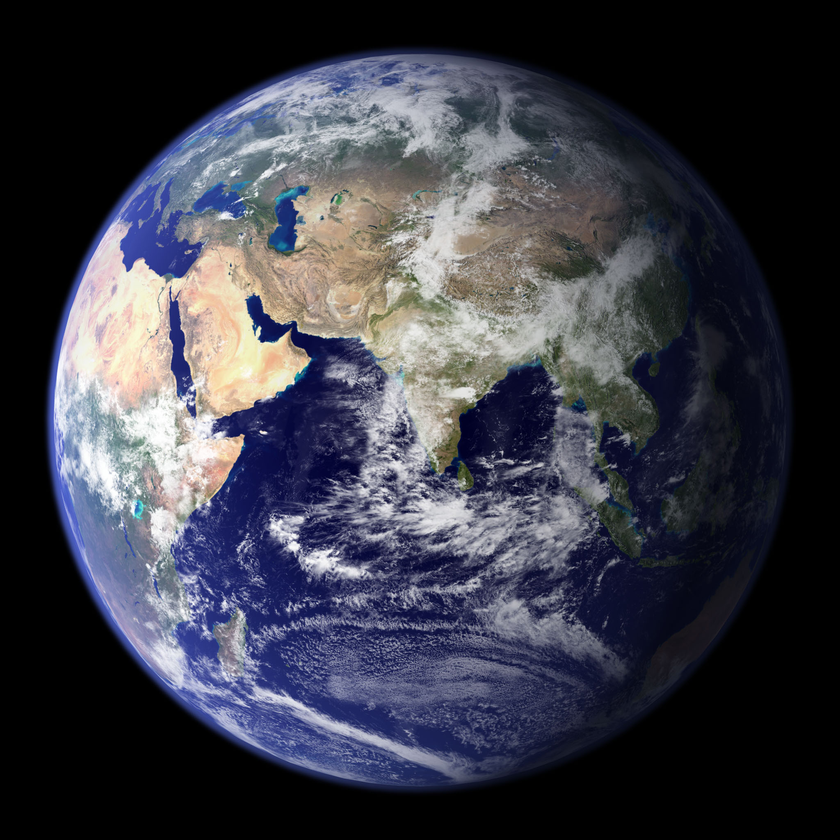
#> input picture T1/images/Earth.tiff, 840 x 840 px, shrunk from 2048 x 2048 before the run
$ python filtro_geometrico.py images/Earth.tiff
#> lines starting #> are read from the running program, lines starting #| are printed output that depends on the picture
import sys
import numpy as np
import matplotlib.pyplot as plt

def filtro_geometrico(img_path, filter_size):
    """
    Desc.: Implemeta o filtro de média geométrica.
    I: O caminho de uma imagem(img_path), o tamanho do filtro(filter_size)
    O: A imagem X resultante da aplicação do filtro.
    """
#> called with img_path = 'images/Earth.tiff', filter_size = 5
    filter_size_ext = filter_size // 2

    img = plt.imread(img_path)
#> img is the input picture: shape (840, 840, 3); mean R, G, B 58.7, 59.7, 70.5
    num_rows, num_cols = img.shape[:2]
#> num_rows = 840; num_cols = 840
    dim = img.shape[2] if (len(img.shape) == 3) else 1
#> dim = 3

    # Extendendo a borda da imagem utilizando a técnica "wraparound".
    img_ext = np.pad(img, (filter_size_ext, filter_size_ext), mode='wrap')

    # Essa variável armazenará a imagem resultante. Não deve ser float64 (padrão), mas sim uint8...
    img_filtered = np.zeros((num_rows, num_cols, dim), dtype=np.uint8)

    # O coeficiente da raíz da média geométrica
    exp_root = 1 / (filter_size ** 2)

    # Para imagens coloridas, temos de calcular a suavização para os 3 níveis RGB, senão a trasparência...
    if len(img.shape) >= 3:
        for i in range(dim):
            for row in range(num_rows):
                for col in range(num_cols):
                    mult = np.product(img_ext[row:row + filter_size,
                                      col:col + filter_size, i],
                                      dtype=np.longdouble)
                    img_filtered[row, col, i] = int(mult**exp_root)
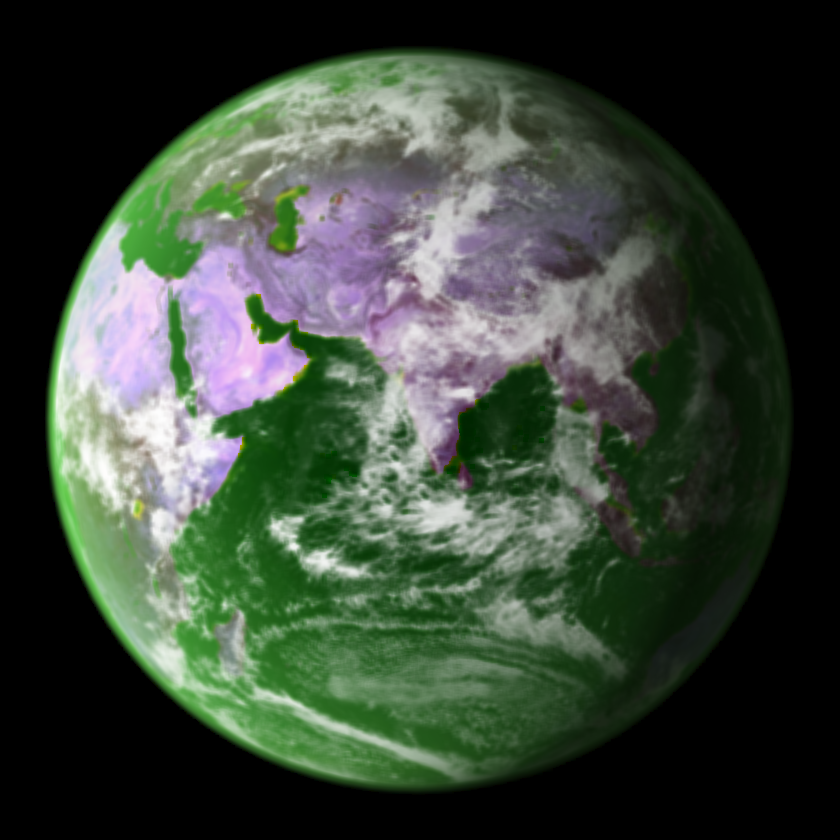
#> img_filtered: shape (840, 840, 3); mean of channels 0, 1, 2 58.2, 69.5, 56.9; drawn as R, G, B

        # Exibindo imagem resultante.
        plt.imshow(img_filtered, vmin=0, vmax=255)

    # Já em caso de imagens monocromáticas, uma única dimensão deve ser processada.
    else:
        # Processo idêntico ao anterior, no entanto, adaptado para apenas uma dimensão.
        for i in range(dim):
            for row in range(num_rows):
                for col in range(num_cols):
                    mult = np.product(img_ext[row:row + filter_size,
                                      col:col + filter_size],
                                      dtype=np.longdouble)
                    img_filtered[row, col] = int(mult**exp_root)

        # Imagens monocromaticas devem ser mapeadas para a escala cinza, durante a chamada imshow.
        plt.imshow(img_filtered, cmap='gray', vmin=0, vmax=255)

    plt.title('Filtrada')
    plt.axis('off')
    plt.show()

    return img_filtered


if __name__ == "__main__":
    filter_size = 5
    img = filtro_geometrico(sys.argv[1], filter_size)
